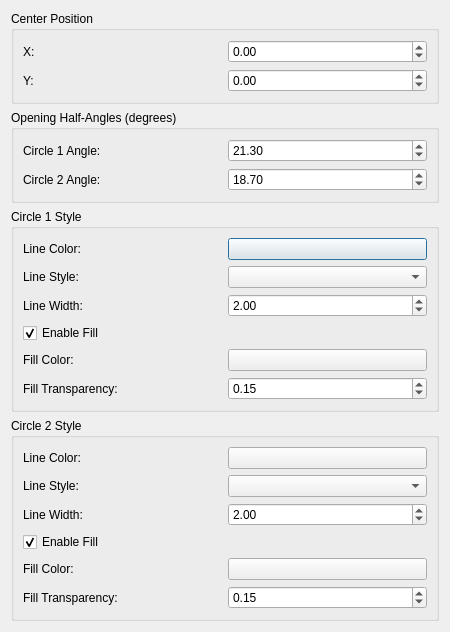
<?xml version="1.0" encoding="UTF-8"?>
<ui version="4.0">
 <class>stay_out_zone_editor</class>
 <widget class="QDialog" name="stay_out_zone_editor">
  <property name="geometry">
   <rect>
    <x>0</x>
    <y>0</y>
    <width>450</width>
    <height>500</height>
   </rect>
  </property>
  <property name="windowTitle">
   <string>Stay Out Zone Configuration</string>
  </property>
  <layout class="QVBoxLayout" name="verticalLayout">
   <item>
    <widget class="QGroupBox" name="center_group">
     <property name="title">
      <string>Center Position</string>
     </property>
     <layout class="QGridLayout" name="gridLayout_4">
      <item row="0" column="0">
       <widget class="QLabel" name="center_x_label">
        <property name="text">
         <string>X:</string>
        </property>
       </widget>
      </item>
      <item row="0" column="1">
       <widget class="ScientificDoubleSpinBox" name="center_x">
        <property name="keyboardTracking">
         <bool>false</bool>
        </property>
        <property name="decimals">
         <number>2</number>
        </property>
        <property name="minimum">
         <double>-10000.000000000000000</double>
        </property>
        <property name="maximum">
         <double>10000.000000000000000</double>
        </property>
        <property name="value">
         <double>0.000000000000000</double>
        </property>
       </widget>
      </item>
      <item row="1" column="0">
       <widget class="QLabel" name="center_y_label">
        <property name="text">
         <string>Y:</string>
        </property>
       </widget>
      </item>
      <item row="1" column="1">
       <widget class="ScientificDoubleSpinBox" name="center_y">
        <property name="keyboardTracking">
         <bool>false</bool>
        </property>
        <property name="decimals">
         <number>2</number>
        </property>
        <property name="minimum">
         <double>-10000.000000000000000</double>
        </property>
        <property name="maximum">
         <double>10000.000000000000000</double>
        </property>
        <property name="value">
         <double>0.000000000000000</double>
        </property>
       </widget>
      </item>
     </layout>
    </widget>
   </item>
   <item>
    <widget class="QGroupBox" name="angles_group">
     <property name="title">
      <string>Opening Half-Angles (degrees)</string>
     </property>
     <layout class="QGridLayout" name="gridLayout_3">
      <item row="0" column="0">
       <widget class="QLabel" name="angle1_label">
        <property name="text">
         <string>Circle 1 Angle:</string>
        </property>
       </widget>
      </item>
      <item row="0" column="1">
       <widget class="ScientificDoubleSpinBox" name="angle1">
        <property name="keyboardTracking">
         <bool>false</bool>
        </property>
        <property name="decimals">
         <number>2</number>
        </property>
        <property name="minimum">
         <double>0.100000000000000</double>
        </property>
        <property name="maximum">
         <double>89.900000000000006</double>
        </property>
        <property name="value">
         <double>21.300000000000001</double>
        </property>
       </widget>
      </item>
      <item row="1" column="0">
       <widget class="QLabel" name="angle2_label">
        <property name="text">
         <string>Circle 2 Angle:</string>
        </property>
       </widget>
      </item>
      <item row="1" column="1">
       <widget class="ScientificDoubleSpinBox" name="angle2">
        <property name="keyboardTracking">
         <bool>false</bool>
        </property>
        <property name="decimals">
         <number>2</number>
        </property>
        <property name="minimum">
         <double>0.100000000000000</double>
        </property>
        <property name="maximum">
         <double>89.900000000000006</double>
        </property>
        <property name="value">
         <double>18.699999999999999</double>
        </property>
       </widget>
      </item>
     </layout>
    </widget>
   </item>
   <item>
    <widget class="QGroupBox" name="circle1_style_group">
     <property name="title">
      <string>Circle 1 Style</string>
     </property>
     <layout class="QGridLayout" name="gridLayout">
      <item row="0" column="0">
       <widget class="QLabel" name="circle1_line_color_label">
        <property name="text">
         <string>Line Color:</string>
        </property>
       </widget>
      </item>
      <item row="0" column="1">
       <widget class="QPushButton" name="circle1_line_color">
        <property name="text">
         <string/>
        </property>
       </widget>
      </item>
      <item row="1" column="0">
       <widget class="QLabel" name="circle1_line_style_label">
        <property name="text">
         <string>Line Style:</string>
        </property>
       </widget>
      </item>
      <item row="1" column="1">
       <widget class="QComboBox" name="circle1_line_style"/>
      </item>
      <item row="2" column="0">
       <widget class="QLabel" name="circle1_line_width_label">
        <property name="text">
         <string>Line Width:</string>
        </property>
       </widget>
      </item>
      <item row="2" column="1">
       <widget class="ScientificDoubleSpinBox" name="circle1_line_width">
        <property name="keyboardTracking">
         <bool>false</bool>
        </property>
        <property name="decimals">
         <number>2</number>
        </property>
        <property name="minimum">
         <double>0.100000000000000</double>
        </property>
        <property name="maximum">
         <double>20.000000000000000</double>
        </property>
        <property name="value">
         <double>2.000000000000000</double>
        </property>
       </widget>
      </item>
      <item row="3" column="0">
       <widget class="QCheckBox" name="circle1_fill_enabled">
        <property name="text">
         <string>Enable Fill</string>
        </property>
        <property name="checked">
         <bool>true</bool>
        </property>
       </widget>
      </item>
      <item row="4" column="0">
       <widget class="QLabel" name="circle1_fill_color_label">
        <property name="text">
         <string>Fill Color:</string>
        </property>
       </widget>
      </item>
      <item row="4" column="1">
       <widget class="QPushButton" name="circle1_fill_color">
        <property name="text">
         <string/>
        </property>
       </widget>
      </item>
      <item row="5" column="0">
       <widget class="QLabel" name="circle1_fill_alpha_label">
        <property name="text">
         <string>Fill Transparency:</string>
        </property>
       </widget>
      </item>
      <item row="5" column="1">
       <widget class="ScientificDoubleSpinBox" name="circle1_fill_alpha">
        <property name="keyboardTracking">
         <bool>false</bool>
        </property>
        <property name="decimals">
         <number>2</number>
        </property>
        <property name="minimum">
         <double>0.000000000000000</double>
        </property>
        <property name="maximum">
         <double>1.000000000000000</double>
        </property>
        <property name="singleStep">
         <double>0.050000000000000</double>
        </property>
        <property name="value">
         <double>0.150000000000000</double>
        </property>
       </widget>
      </item>
     </layout>
    </widget>
   </item>
   <item>
    <widget class="QGroupBox" name="circle2_style_group">
     <property name="title">
      <string>Circle 2 Style</string>
     </property>
     <layout class="QGridLayout" name="gridLayout_2">
      <item row="0" column="0">
       <widget class="QLabel" name="circle2_line_color_label">
        <property name="text">
         <string>Line Color:</string>
        </property>
       </widget>
      </item>
      <item row="0" column="1">
       <widget class="QPushButton" name="circle2_line_color">
        <property name="text">
         <string/>
        </property>
       </widget>
      </item>
      <item row="1" column="0">
       <widget class="QLabel" name="circle2_line_style_label">
        <property name="text">
         <string>Line Style:</string>
        </property>
       </widget>
      </item>
      <item row="1" column="1">
       <widget class="QComboBox" name="circle2_line_style"/>
      </item>
      <item row="2" column="0">
       <widget class="QLabel" name="circle2_line_width_label">
        <property name="text">
         <string>Line Width:</string>
        </property>
       </widget>
      </item>
      <item row="2" column="1">
       <widget class="ScientificDoubleSpinBox" name="circle2_line_width">
        <property name="keyboardTracking">
         <bool>false</bool>
        </property>
        <property name="decimals">
         <number>2</number>
        </property>
        <property name="minimum">
         <double>0.100000000000000</double>
        </property>
        <property name="maximum">
         <double>20.000000000000000</double>
        </property>
        <property name="value">
         <double>2.000000000000000</double>
        </property>
       </widget>
      </item>
      <item row="3" column="0">
       <widget class="QCheckBox" name="circle2_fill_enabled">
        <property name="text">
         <string>Enable Fill</string>
        </property>
        <property name="checked">
         <bool>true</bool>
        </property>
       </widget>
      </item>
      <item row="4" column="0">
       <widget class="QLabel" name="circle2_fill_color_label">
        <property name="text">
         <string>Fill Color:</string>
        </property>
       </widget>
      </item>
      <item row="4" column="1">
       <widget class="QPushButton" name="circle2_fill_color">
        <property name="text">
         <string/>
        </property>
       </widget>
      </item>
      <item row="5" column="0">
       <widget class="QLabel" name="circle2_fill_alpha_label">
        <property name="text">
         <string>Fill Transparency:</string>
        </property>
       </widget>
      </item>
      <item row="5" column="1">
       <widget class="ScientificDoubleSpinBox" name="circle2_fill_alpha">
        <property name="keyboardTracking">
         <bool>false</bool>
        </property>
        <property name="decimals">
         <number>2</number>
        </property>
        <property name="minimum">
         <double>0.000000000000000</double>
        </property>
        <property name="maximum">
         <double>1.000000000000000</double>
        </property>
        <property name="singleStep">
         <double>0.050000000000000</double>
        </property>
        <property name="value">
         <double>0.150000000000000</double>
        </property>
       </widget>
      </item>
     </layout>
    </widget>
   </item>
  </layout>
 </widget>
 <customwidgets>
  <customwidget>
   <class>ScientificDoubleSpinBox</class>
   <extends>QDoubleSpinBox</extends>
   <header>scientificspinbox.h</header>
  </customwidget>
 </customwidgets>
 <resources/>
 <connections/>
</ui>
